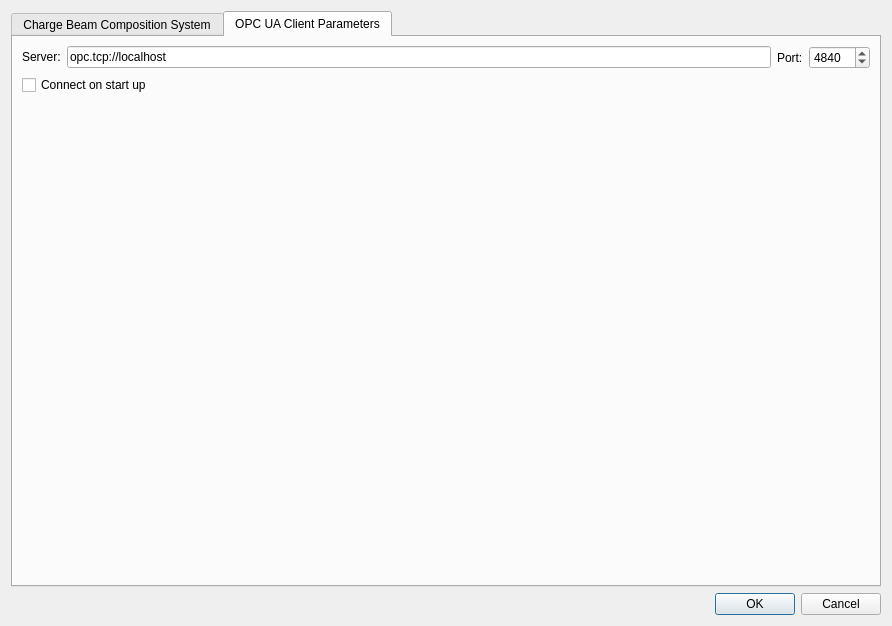
<?xml version="1.0" encoding="UTF-8"?>
<ui version="4.0">
 <class>SettingsDialog</class>
 <widget class="QDialog" name="SettingsDialog">
  <property name="geometry">
   <rect>
    <x>0</x>
    <y>0</y>
    <width>892</width>
    <height>626</height>
   </rect>
  </property>
  <property name="windowTitle">
   <string>Settings Dialog</string>
  </property>
  <layout class="QGridLayout" name="gridLayout_9">
   <item row="0" column="0">
    <widget class="QTabWidget" name="chageCompositionTabWidget">
     <property name="currentIndex">
      <number>1</number>
     </property>
     <widget class="QWidget" name="tab_5">
      <attribute name="title">
       <string>Charge Beam Composition System</string>
      </attribute>
      <layout class="QGridLayout" name="gridLayout_13">
       <item row="0" column="0">
        <layout class="QVBoxLayout" name="verticalLayout">
         <item>
          <layout class="QGridLayout" name="gridLayout_11">
           <item row="0" column="0">
            <widget class="QLabel" name="label">
             <property name="sizePolicy">
              <sizepolicy hsizetype="Fixed" vsizetype="Preferred">
               <horstretch>0</horstretch>
               <verstretch>0</verstretch>
              </sizepolicy>
             </property>
             <property name="text">
              <string>Run files directory:</string>
             </property>
            </widget>
           </item>
           <item row="0" column="1">
            <widget class="QLineEdit" name="runDirectoryLineEdit"/>
           </item>
           <item row="0" column="2">
            <widget class="QPushButton" name="runDirectoryPushButton">
             <property name="text">
              <string>Select...</string>
             </property>
            </widget>
           </item>
           <item row="1" column="0">
            <widget class="QCheckBox" name="writeRunFileCheckBox">
             <property name="sizePolicy">
              <sizepolicy hsizetype="Preferred" vsizetype="Fixed">
               <horstretch>0</horstretch>
               <verstretch>0</verstretch>
              </sizepolicy>
             </property>
             <property name="text">
              <string>Write run data in file</string>
             </property>
            </widget>
           </item>
           <item row="2" column="0" colspan="3">
            <layout class="QHBoxLayout" name="horizontalLayout">
             <item>
              <widget class="QLabel" name="label_9">
               <property name="text">
                <string>Period of timeout for automatic data update:</string>
               </property>
              </widget>
             </item>
             <item>
              <widget class="QSpinBox" name="timeoutPeriodSpinBox">
               <property name="sizePolicy">
                <sizepolicy hsizetype="Fixed" vsizetype="Fixed">
                 <horstretch>0</horstretch>
                 <verstretch>0</verstretch>
                </sizepolicy>
               </property>
               <property name="suffix">
                <string> seconds</string>
               </property>
               <property name="minimum">
                <number>3</number>
               </property>
               <property name="maximum">
                <number>8</number>
               </property>
              </widget>
             </item>
             <item>
              <spacer name="horizontalSpacer_4">
               <property name="orientation">
                <enum>Qt::Horizontal</enum>
               </property>
               <property name="sizeHint" stdset="0">
                <size>
                 <width>40</width>
                 <height>20</height>
                </size>
               </property>
              </spacer>
             </item>
            </layout>
           </item>
          </layout>
         </item>
         <item>
          <widget class="Line" name="line">
           <property name="orientation">
            <enum>Qt::Horizontal</enum>
           </property>
          </widget>
         </item>
         <item>
          <widget class="QGroupBox" name="groupBox_2">
           <property name="title">
            <string>Histogram Properties</string>
           </property>
           <layout class="QGridLayout" name="gridLayout">
            <item row="0" column="0" colspan="2">
             <layout class="QGridLayout" name="gridLayout_6">
              <item row="0" column="6">
               <widget class="QLabel" name="label_7">
                <property name="sizePolicy">
                 <sizepolicy hsizetype="Preferred" vsizetype="Preferred">
                  <horstretch>0</horstretch>
                  <verstretch>0</verstretch>
                 </sizepolicy>
                </property>
                <property name="text">
                 <string>Bins:</string>
                </property>
               </widget>
              </item>
              <item row="0" column="4">
               <widget class="QLabel" name="label_5">
                <property name="sizePolicy">
                 <sizepolicy hsizetype="Preferred" vsizetype="Preferred">
                  <horstretch>0</horstretch>
                  <verstretch>0</verstretch>
                 </sizepolicy>
                </property>
                <property name="text">
                 <string>Max:</string>
                </property>
               </widget>
              </item>
              <item row="0" column="2">
               <widget class="QLabel" name="label_6">
                <property name="sizePolicy">
                 <sizepolicy hsizetype="Preferred" vsizetype="Preferred">
                  <horstretch>0</horstretch>
                  <verstretch>0</verstretch>
                 </sizepolicy>
                </property>
                <property name="text">
                 <string>Min:</string>
                </property>
               </widget>
              </item>
              <item row="0" column="1">
               <widget class="QComboBox" name="channelComboBox">
                <property name="sizePolicy">
                 <sizepolicy hsizetype="Expanding" vsizetype="Preferred">
                  <horstretch>0</horstretch>
                  <verstretch>0</verstretch>
                 </sizepolicy>
                </property>
                <item>
                 <property name="text">
                  <string>Channel 1</string>
                 </property>
                </item>
                <item>
                 <property name="text">
                  <string>Channel 2</string>
                 </property>
                </item>
                <item>
                 <property name="text">
                  <string>Channel 3</string>
                 </property>
                </item>
                <item>
                 <property name="text">
                  <string>Channel 4</string>
                 </property>
                </item>
                <item>
                 <property name="text">
                  <string>Fitted</string>
                 </property>
                </item>
                <item>
                 <property name="text">
                  <string>Z</string>
                 </property>
                </item>
                <item>
                 <property name="text">
                  <string>Z^2</string>
                 </property>
                </item>
               </widget>
              </item>
              <item row="0" column="3">
               <widget class="QDoubleSpinBox" name="minSpinBox">
                <property name="alignment">
                 <set>Qt::AlignRight|Qt::AlignTrailing|Qt::AlignVCenter</set>
                </property>
                <property name="decimals">
                 <number>2</number>
                </property>
                <property name="minimum">
                 <double>0.000000000000000</double>
                </property>
                <property name="maximum">
                 <double>4095.000000000000000</double>
                </property>
                <property name="value">
                 <double>100.000000000000000</double>
                </property>
               </widget>
              </item>
              <item row="0" column="5">
               <widget class="QDoubleSpinBox" name="maxSpinBox">
                <property name="alignment">
                 <set>Qt::AlignRight|Qt::AlignTrailing|Qt::AlignVCenter</set>
                </property>
                <property name="decimals">
                 <number>2</number>
                </property>
                <property name="maximum">
                 <double>4095.000000000000000</double>
                </property>
                <property name="value">
                 <double>3000.000000000000000</double>
                </property>
               </widget>
              </item>
              <item row="0" column="7">
               <widget class="QSpinBox" name="binSpinBox">
                <property name="alignment">
                 <set>Qt::AlignRight|Qt::AlignTrailing|Qt::AlignVCenter</set>
                </property>
                <property name="minimum">
                 <number>50</number>
                </property>
                <property name="maximum">
                 <number>4095</number>
                </property>
                <property name="value">
                 <number>100</number>
                </property>
               </widget>
              </item>
             </layout>
            </item>
            <item row="1" column="0">
             <widget class="QTabWidget" name="countChargeTabWidget">
              <property name="currentIndex">
               <number>0</number>
              </property>
              <widget class="QWidget" name="tab">
               <attribute name="title">
                <string>Counts to Charge Parameters</string>
               </attribute>
               <layout class="QGridLayout" name="gridLayout_4">
                <item row="0" column="0">
                 <widget class="QLabel" name="label_2">
                  <property name="text">
                   <string>Tension:</string>
                  </property>
                 </widget>
                </item>
                <item row="0" column="1">
                 <widget class="QDoubleSpinBox" name="tensionSpinBox">
                  <property name="sizePolicy">
                   <sizepolicy hsizetype="Expanding" vsizetype="Fixed">
                    <horstretch>0</horstretch>
                    <verstretch>0</verstretch>
                   </sizepolicy>
                  </property>
                  <property name="alignment">
                   <set>Qt::AlignRight|Qt::AlignTrailing|Qt::AlignVCenter</set>
                  </property>
                  <property name="decimals">
                   <number>3</number>
                  </property>
                  <property name="maximum">
                   <double>0.999000000000000</double>
                  </property>
                  <property name="singleStep">
                   <double>0.001000000000000</double>
                  </property>
                 </widget>
                </item>
                <item row="1" column="0" colspan="2">
                 <widget class="QGroupBox" name="groupBox_3">
                  <property name="sizePolicy">
                   <sizepolicy hsizetype="Preferred" vsizetype="Expanding">
                    <horstretch>0</horstretch>
                    <verstretch>0</verstretch>
                   </sizepolicy>
                  </property>
                  <property name="title">
                   <string>Reference Signal to Channel Counts Matrix</string>
                  </property>
                  <layout class="QGridLayout" name="gridLayout_3">
                   <item row="0" column="0" colspan="3">
                    <widget class="QTableWidget" name="signalCountsTableWidget">
                     <property name="sizePolicy">
                      <sizepolicy hsizetype="Preferred" vsizetype="Expanding">
                       <horstretch>0</horstretch>
                       <verstretch>0</verstretch>
                      </sizepolicy>
                     </property>
                     <property name="selectionMode">
                      <enum>QAbstractItemView::MultiSelection</enum>
                     </property>
                     <attribute name="horizontalHeaderDefaultSectionSize">
                      <number>120</number>
                     </attribute>
                     <column>
                      <property name="text">
                       <string>Reference</string>
                      </property>
                     </column>
                     <column>
                      <property name="text">
                       <string>Channel 1</string>
                      </property>
                     </column>
                     <column>
                      <property name="text">
                       <string>Channel 2</string>
                      </property>
                     </column>
                     <column>
                      <property name="text">
                       <string>Channel 3</string>
                      </property>
                     </column>
                     <column>
                      <property name="text">
                       <string>Channel 4</string>
                      </property>
                     </column>
                    </widget>
                   </item>
                   <item row="1" column="0">
                    <spacer name="horizontalSpacer">
                     <property name="orientation">
                      <enum>Qt::Horizontal</enum>
                     </property>
                     <property name="sizeHint" stdset="0">
                      <size>
                       <width>40</width>
                       <height>20</height>
                      </size>
                     </property>
                    </spacer>
                   </item>
                   <item row="1" column="1">
                    <widget class="QPushButton" name="restoreReferenceMatrixButton">
                     <property name="text">
                      <string>Restore initial values</string>
                     </property>
                    </widget>
                   </item>
                   <item row="1" column="2">
                    <widget class="QPushButton" name="showGraphMatrixButton">
                     <property name="enabled">
                      <bool>true</bool>
                     </property>
                     <property name="text">
                      <string>Graph</string>
                     </property>
                    </widget>
                   </item>
                  </layout>
                 </widget>
                </item>
               </layout>
               <zorder>tensionSpinBox</zorder>
               <zorder>label_2</zorder>
               <zorder>groupBox_3</zorder>
              </widget>
              <widget class="QWidget" name="tab_2">
               <attribute name="title">
                <string>Charge Fitting Parameters</string>
               </attribute>
               <layout class="QGridLayout" name="gridLayout_8">
                <item row="0" column="0" colspan="2">
                 <widget class="QGroupBox" name="groupBox_4">
                  <property name="sizePolicy">
                   <sizepolicy hsizetype="Preferred" vsizetype="Expanding">
                    <horstretch>0</horstretch>
                    <verstretch>0</verstretch>
                   </sizepolicy>
                  </property>
                  <property name="title">
                   <string>Charge Reference Matrix</string>
                  </property>
                  <layout class="QGridLayout" name="gridLayout_5">
                   <item row="1" column="0" colspan="2">
                    <widget class="QTableWidget" name="chargeCountsTableWidget">
                     <property name="sizePolicy">
                      <sizepolicy hsizetype="Preferred" vsizetype="Expanding">
                       <horstretch>0</horstretch>
                       <verstretch>0</verstretch>
                      </sizepolicy>
                     </property>
                     <property name="selectionMode">
                      <enum>QAbstractItemView::MultiSelection</enum>
                     </property>
                     <property name="rowCount">
                      <number>6</number>
                     </property>
                     <attribute name="horizontalHeaderDefaultSectionSize">
                      <number>120</number>
                     </attribute>
                     <attribute name="horizontalHeaderStretchLastSection">
                      <bool>false</bool>
                     </attribute>
                     <row/>
                     <row/>
                     <row/>
                     <row/>
                     <row/>
                     <row/>
                     <column>
                      <property name="text">
                       <string>Charge</string>
                      </property>
                     </column>
                     <column>
                      <property name="text">
                       <string>Reference</string>
                      </property>
                     </column>
                     <column>
                      <property name="text">
                       <string>Delta</string>
                      </property>
                     </column>
                     <column>
                      <property name="text">
                       <string>Beta</string>
                      </property>
                     </column>
                     <item row="0" column="0">
                      <property name="text">
                       <string>Z = 1 (M.I.P.)</string>
                      </property>
                     </item>
                     <item row="1" column="0">
                      <property name="text">
                       <string>Z = 2</string>
                      </property>
                     </item>
                     <item row="2" column="0">
                      <property name="text">
                       <string>Z = 3</string>
                      </property>
                     </item>
                     <item row="3" column="0">
                      <property name="text">
                       <string>Z = 4</string>
                      </property>
                     </item>
                     <item row="4" column="0">
                      <property name="text">
                       <string>Z = 5</string>
                      </property>
                     </item>
                     <item row="5" column="0">
                      <property name="text">
                       <string>Z = 6</string>
                      </property>
                     </item>
                    </widget>
                   </item>
                   <item row="2" column="0">
                    <spacer name="horizontalSpacer_2">
                     <property name="orientation">
                      <enum>Qt::Horizontal</enum>
                     </property>
                     <property name="sizeHint" stdset="0">
                      <size>
                       <width>40</width>
                       <height>20</height>
                      </size>
                     </property>
                    </spacer>
                   </item>
                   <item row="2" column="1">
                    <widget class="QPushButton" name="restoreReferenceChargeButton">
                     <property name="text">
                      <string>Restore initial values</string>
                     </property>
                    </widget>
                   </item>
                   <item row="0" column="0">
                    <layout class="QHBoxLayout" name="horizontalLayout_2">
                     <item>
                      <widget class="QLabel" name="label_4">
                       <property name="sizePolicy">
                        <sizepolicy hsizetype="Preferred" vsizetype="Preferred">
                         <horstretch>0</horstretch>
                         <verstretch>0</verstretch>
                        </sizepolicy>
                       </property>
                       <property name="text">
                        <string>Reference Charge:</string>
                       </property>
                      </widget>
                     </item>
                     <item>
                      <widget class="QSpinBox" name="referenceChargeSpinBox">
                       <property name="enabled">
                        <bool>false</bool>
                       </property>
                       <property name="minimum">
                        <number>1</number>
                       </property>
                       <property name="maximum">
                        <number>6</number>
                       </property>
                      </widget>
                     </item>
                     <item>
                      <spacer name="horizontalSpacer_3">
                       <property name="orientation">
                        <enum>Qt::Horizontal</enum>
                       </property>
                       <property name="sizeHint" stdset="0">
                        <size>
                         <width>40</width>
                         <height>20</height>
                        </size>
                       </property>
                      </spacer>
                     </item>
                     <item>
                      <widget class="QLabel" name="label_10">
                       <property name="text">
                        <string>Projectile Charge:</string>
                       </property>
                      </widget>
                     </item>
                     <item>
                      <widget class="QSpinBox" name="projectileChargeSpinBox">
                       <property name="enabled">
                        <bool>false</bool>
                       </property>
                       <property name="minimum">
                        <number>1</number>
                       </property>
                       <property name="maximum">
                        <number>6</number>
                       </property>
                       <property name="value">
                        <number>6</number>
                       </property>
                      </widget>
                     </item>
                    </layout>
                   </item>
                  </layout>
                 </widget>
                </item>
                <item row="1" column="0">
                 <widget class="QGroupBox" name="groupBox">
                  <property name="title">
                   <string>Fitting Charge Range</string>
                  </property>
                  <layout class="QGridLayout" name="gridLayout_7">
                   <item row="0" column="0">
                    <widget class="QLabel" name="label_3">
                     <property name="text">
                      <string>Minimum Charge:</string>
                     </property>
                    </widget>
                   </item>
                   <item row="0" column="1">
                    <widget class="QSlider" name="minChargeHorizontalSlider">
                     <property name="minimum">
                      <number>1</number>
                     </property>
                     <property name="maximum">
                      <number>6</number>
                     </property>
                     <property name="pageStep">
                      <number>2</number>
                     </property>
                     <property name="orientation">
                      <enum>Qt::Horizontal</enum>
                     </property>
                    </widget>
                   </item>
                   <item row="0" column="2">
                    <widget class="QSpinBox" name="minChargeSpinBox">
                     <property name="minimum">
                      <number>1</number>
                     </property>
                     <property name="maximum">
                      <number>6</number>
                     </property>
                    </widget>
                   </item>
                   <item row="1" column="0">
                    <widget class="QLabel" name="label_8">
                     <property name="text">
                      <string>Maximum Charge:</string>
                     </property>
                    </widget>
                   </item>
                   <item row="1" column="1">
                    <widget class="QSlider" name="maxChargeHorizontalSlider">
                     <property name="minimum">
                      <number>1</number>
                     </property>
                     <property name="maximum">
                      <number>6</number>
                     </property>
                     <property name="pageStep">
                      <number>2</number>
                     </property>
                     <property name="value">
                      <number>6</number>
                     </property>
                     <property name="orientation">
                      <enum>Qt::Horizontal</enum>
                     </property>
                    </widget>
                   </item>
                   <item row="1" column="2">
                    <widget class="QSpinBox" name="maxChargeSpinBox">
                     <property name="minimum">
                      <number>1</number>
                     </property>
                     <property name="maximum">
                      <number>6</number>
                     </property>
                     <property name="value">
                      <number>6</number>
                     </property>
                    </widget>
                   </item>
                  </layout>
                 </widget>
                </item>
               </layout>
              </widget>
             </widget>
            </item>
           </layout>
          </widget>
         </item>
        </layout>
       </item>
      </layout>
     </widget>
     <widget class="QWidget" name="tab_6">
      <attribute name="title">
       <string>OPC UA Client Parameters</string>
      </attribute>
      <layout class="QGridLayout" name="gridLayout_12">
       <item row="0" column="0">
        <layout class="QGridLayout" name="gridLayout_10">
         <item row="0" column="0">
          <layout class="QHBoxLayout" name="horizontalLayout_3">
           <item>
            <widget class="QLabel" name="label_11">
             <property name="sizePolicy">
              <sizepolicy hsizetype="Preferred" vsizetype="Fixed">
               <horstretch>0</horstretch>
               <verstretch>0</verstretch>
              </sizepolicy>
             </property>
             <property name="text">
              <string>Server:</string>
             </property>
            </widget>
           </item>
           <item>
            <widget class="QLineEdit" name="serverLineEdit">
             <property name="text">
              <string>opc.tcp://localhost</string>
             </property>
            </widget>
           </item>
           <item>
            <widget class="QLabel" name="label_12">
             <property name="text">
              <string>Port:</string>
             </property>
            </widget>
           </item>
           <item>
            <widget class="QSpinBox" name="serverPortSpinBox">
             <property name="maximum">
              <number>65535</number>
             </property>
             <property name="value">
              <number>4840</number>
             </property>
            </widget>
           </item>
          </layout>
         </item>
        </layout>
       </item>
       <item row="2" column="0">
        <spacer name="verticalSpacer">
         <property name="orientation">
          <enum>Qt::Vertical</enum>
         </property>
         <property name="sizeHint" stdset="0">
          <size>
           <width>20</width>
           <height>40</height>
          </size>
         </property>
        </spacer>
       </item>
       <item row="1" column="0">
        <widget class="QCheckBox" name="connectOnStartUpCheckBox">
         <property name="text">
          <string>Connect on start up</string>
         </property>
        </widget>
       </item>
      </layout>
     </widget>
    </widget>
   </item>
   <item row="1" column="0">
    <widget class="QDialogButtonBox" name="buttonBox">
     <property name="orientation">
      <enum>Qt::Horizontal</enum>
     </property>
     <property name="standardButtons">
      <set>QDialogButtonBox::Cancel|QDialogButtonBox::Ok</set>
     </property>
    </widget>
   </item>
  </layout>
  <action name="actionAddReferenceRowBelow">
   <property name="icon">
    <iconset resource="BeamComposition.qrc">
     <normaloff>:/icons/Sc_insertrows.png</normaloff>:/icons/Sc_insertrows.png</iconset>
   </property>
   <property name="text">
    <string>Add row below</string>
   </property>
   <property name="toolTip">
    <string>Add row below selected one</string>
   </property>
  </action>
  <action name="actionDeleteReferenceRow">
   <property name="text">
    <string>Delete row</string>
   </property>
  </action>
  <action name="actionAddReferenceRowAbove">
   <property name="icon">
    <iconset resource="BeamComposition.qrc">
     <normaloff>:/icons/Sc_insertrows.png</normaloff>:/icons/Sc_insertrows.png</iconset>
   </property>
   <property name="text">
    <string>Add row above</string>
   </property>
   <property name="toolTip">
    <string>Add row above selected one</string>
   </property>
  </action>
 </widget>
 <resources>
  <include location="BeamComposition.qrc"/>
 </resources>
 <connections>
  <connection>
   <sender>buttonBox</sender>
   <signal>accepted()</signal>
   <receiver>SettingsDialog</receiver>
   <slot>accept()</slot>
   <hints>
    <hint type="sourcelabel">
     <x>248</x>
     <y>254</y>
    </hint>
    <hint type="destinationlabel">
     <x>157</x>
     <y>274</y>
    </hint>
   </hints>
  </connection>
  <connection>
   <sender>buttonBox</sender>
   <signal>rejected()</signal>
   <receiver>SettingsDialog</receiver>
   <slot>reject()</slot>
   <hints>
    <hint type="sourcelabel">
     <x>316</x>
     <y>260</y>
    </hint>
    <hint type="destinationlabel">
     <x>286</x>
     <y>274</y>
    </hint>
   </hints>
  </connection>
  <connection>
   <sender>maxChargeHorizontalSlider</sender>
   <signal>valueChanged(int)</signal>
   <receiver>maxChargeSpinBox</receiver>
   <slot>setValue(int)</slot>
   <hints>
    <hint type="sourcelabel">
     <x>393</x>
     <y>669</y>
    </hint>
    <hint type="destinationlabel">
     <x>639</x>
     <y>669</y>
    </hint>
   </hints>
  </connection>
  <connection>
   <sender>maxChargeSpinBox</sender>
   <signal>valueChanged(int)</signal>
   <receiver>maxChargeHorizontalSlider</receiver>
   <slot>setValue(int)</slot>
   <hints>
    <hint type="sourcelabel">
     <x>639</x>
     <y>669</y>
    </hint>
    <hint type="destinationlabel">
     <x>393</x>
     <y>669</y>
    </hint>
   </hints>
  </connection>
  <connection>
   <sender>minChargeHorizontalSlider</sender>
   <signal>valueChanged(int)</signal>
   <receiver>minChargeSpinBox</receiver>
   <slot>setValue(int)</slot>
   <hints>
    <hint type="sourcelabel">
     <x>393</x>
     <y>640</y>
    </hint>
    <hint type="destinationlabel">
     <x>639</x>
     <y>640</y>
    </hint>
   </hints>
  </connection>
  <connection>
   <sender>minChargeSpinBox</sender>
   <signal>valueChanged(int)</signal>
   <receiver>minChargeHorizontalSlider</receiver>
   <slot>setValue(int)</slot>
   <hints>
    <hint type="sourcelabel">
     <x>639</x>
     <y>640</y>
    </hint>
    <hint type="destinationlabel">
     <x>393</x>
     <y>640</y>
    </hint>
   </hints>
  </connection>
 </connections>
</ui>
